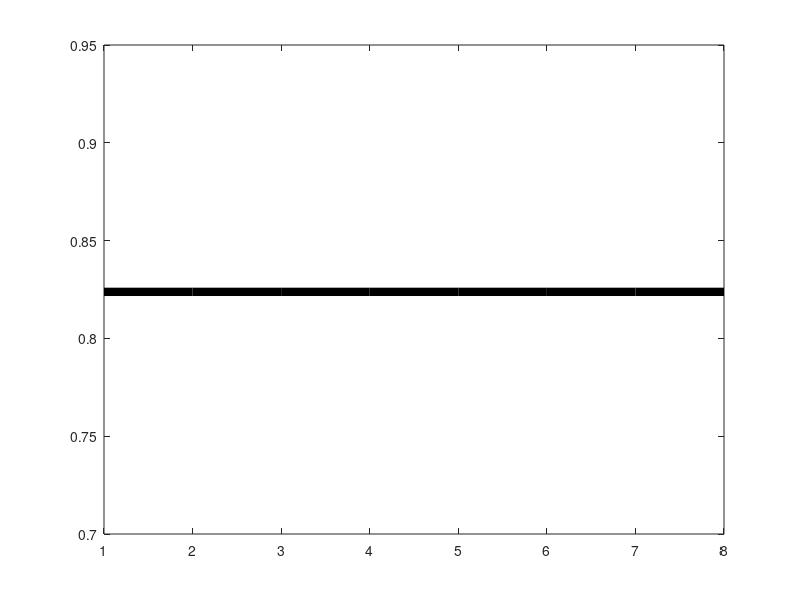

The MATLAB script that drew this image: (Note: this script raises an error after producing the figure.)
figure();
set(gcf,'color','white');

plot(1:8, 0.8238*ones(1,8),'k','linewidth',6);
% plot(1:12, 1.5587*ones(1,12),'k','linewidth',6);
hold on;
plot(RMSE(:,2:5),'linewidth',6);
% plot(RMSE(:,1),'m','linewidth',6);
% plot(RMSE(:,2),'r','linewidth',6);
% plot(RMSE(:,3),'g','linewidth',6);
% plot(RMSE(:,4),'b','linewidth',6);
% plot(RMSE(:,5),'m-o','linewidth',6,'markersize',20);
% plot(RMSE(:,6),'r-o','linewidth',6,'markersize',20);
% plot(RMSE(:,7),'g-o','linewidth',6,'markersize',20);
xlabel('NGossip');
ylabel('RMSE');
% legend('BSpf', 'K=6', 'K=9', 'K=25', 'K=50', 'K=100', 'K=250', 'K=300');
legend('BSpf', 'K=9', 'K=25', 'K=50', 'K=100');
set(gca,'XTick',1:8);
set(gca,'XTicklabel',{'1','5', '10', '25', '50', '75', '100', '200'});
set(gca,'fontsize',32);
% ylim([1.5,2]);
xlim([1,8]);